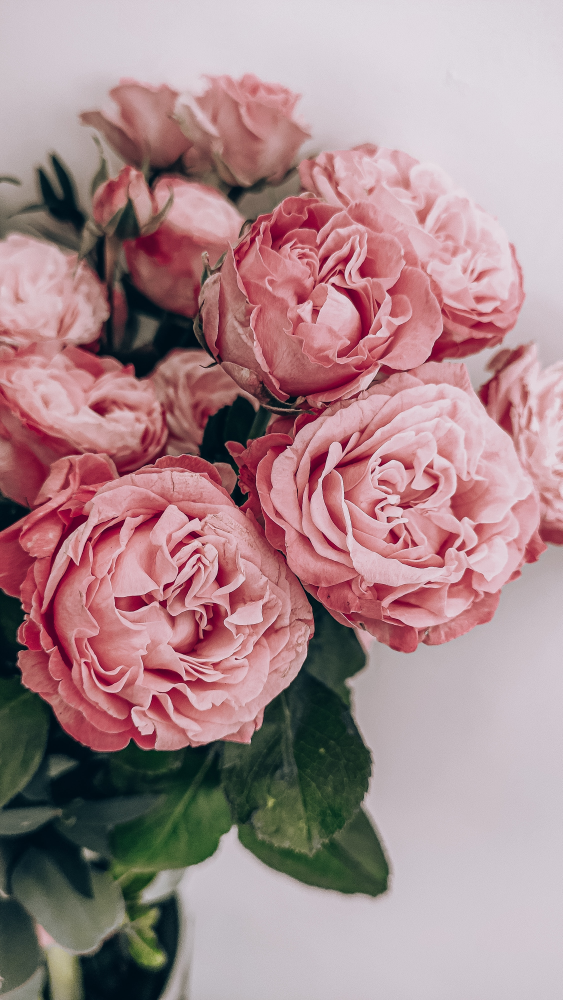
#> input picture data/flowers.jpg, 2250 x 4000 px (shown at 1/4 size)
$ python main.py --image data/flowers.jpg
#> lines starting #> are read from the running program, lines starting #| are printed output that depends on the picture
import argparse

import numpy as np
import cv2

ascii_chars = '$@B%8&WM#*oahkbdpqwmZO0QLCJUYXzcvunxrjft/\|()1{}[]?-_+~<>i!lI;:,"^`\'.            '


def main(image_location: str, output_location: str) -> None:
#> called with image_location = 'data/flowers.jpg', output_location = 'ASCII_art.txt'
    image = cv2.imread(image_location)
#> image is the input picture: shape (4000, 2250, 3); mean B, G, R 139.5, 136.3, 167.2
    ratio = 800 / image.shape[1]
#> ratio = 0.356
    image = cv2.resize(image, (int(image.shape[1] * ratio), int(image.shape[0] * 0.33 * ratio)))
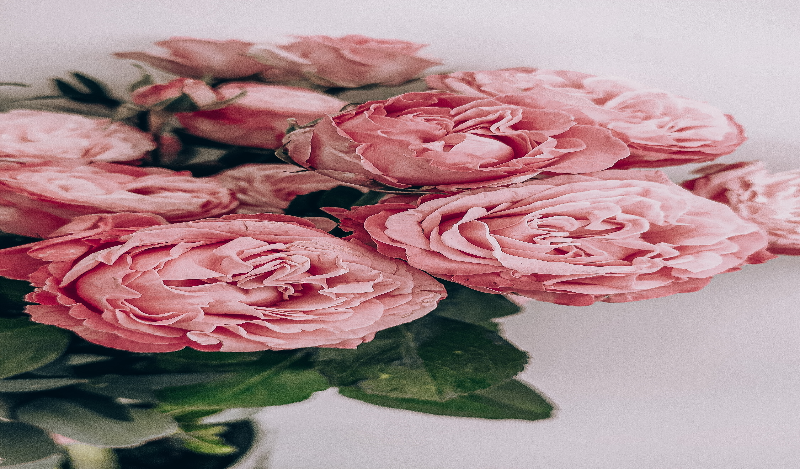
#> image: shape (469, 800, 3); mean B, G, R 139.4, 136.2, 167
    gray_scale = cv2.cvtColor(image, cv2.COLOR_BGR2GRAY)
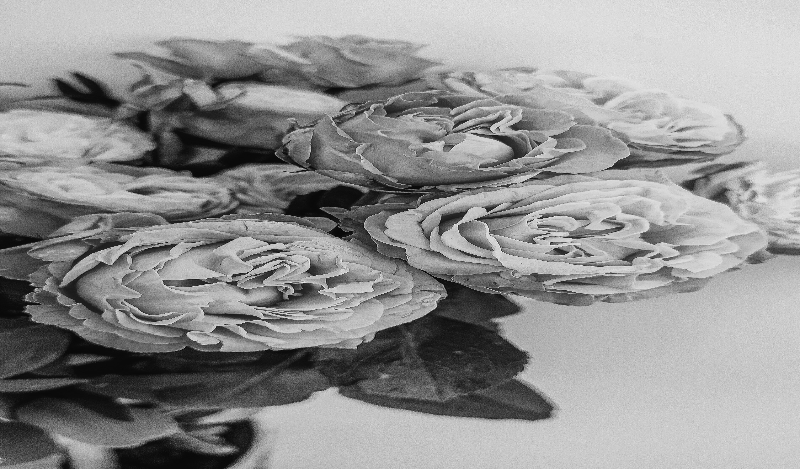
#> gray_scale: shape (469, 800); min 6, max 242, mean 145.8

    gray_scale = np.floor(gray_scale * ((len(ascii_chars)-1) / 255)).astype(int)
    toWrite = ''
    for i in range(0, len(gray_scale)):
        for j in range(0, len(gray_scale[i])):
            toWrite += ascii_chars[(len(ascii_chars) - 1) - gray_scale[i][j]]
        toWrite += '\n'

    with open(output_location, 'w') as f:
        f.write(toWrite)


if __name__ == '__main__':
    parser = argparse.ArgumentParser(description="Convert an image to ASCII")
    parser.add_argument('-i', '--image', required=True, type=str,
                        help='Image location.')
    parser.add_argument('-o', '--output', required=False, default='ASCII_art.txt',
                        help='Output location. (default=ASCII_art.txt')
    args = parser.parse_args()
    main(args.image, args.output)
